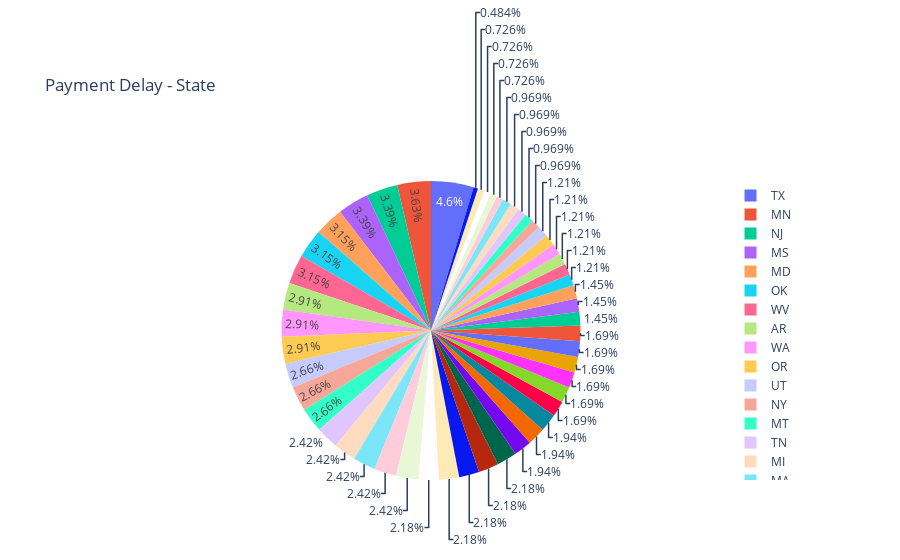
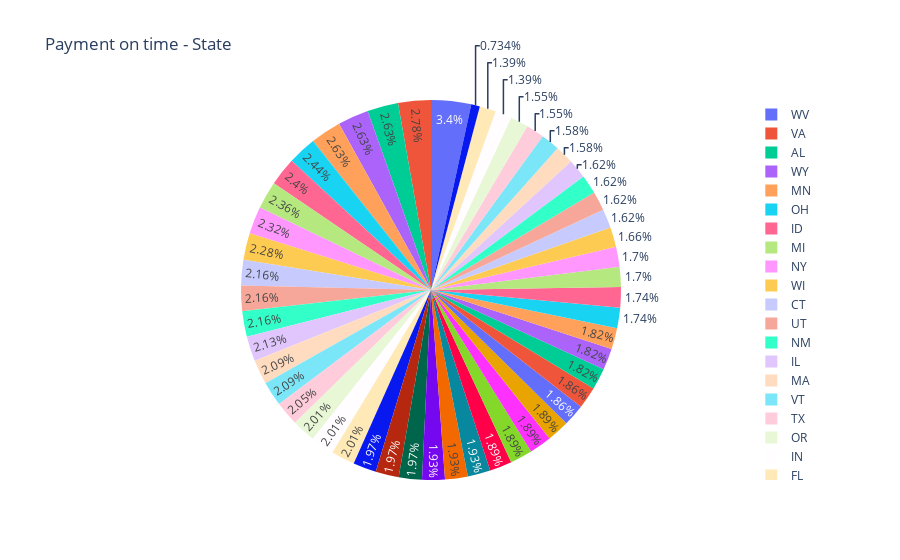

Here is the notebook cell these charts were saved with, in order:
### Code cell
fig = px.pie(df[df['payment_delay'] == 'yes'], names='state', title='Payment Delay - State')
fig.show()

fig = px.pie(df[df['payment_delay'] == 'no'], names='state', title='Payment on time - State')
fig.show()

### Figure 1 — Plotly figure (JSON) as saved in the notebook; plotly's stock layout.template omitted (floating-point values rounded to 4 significant figures; data arrays with more than 128 entries replaced by an {"elided": "..."} marker saying what was removed)
{"data": [{"domain": {"x": [0, 1], "y": [0, 1]}, "hovertemplate": "state=%{label}<extra></extra>", "labels": {"elided": "413 str values"}, "legendgroup": "", "name": "", "showlegend": true, "type": "pie"}], "layout": {"legend": {"tracegroupgap": 0}, "title": {"text": "Payment Delay - State"}}}

### Figure 2 — Plotly figure (JSON) as saved in the notebook; plotly's stock layout.template omitted (floating-point values rounded to 4 significant figures; data arrays with more than 128 entries replaced by an {"elided": "..."} marker saying what was removed)
{"data": [{"domain": {"x": [0, 1], "y": [0, 1]}, "hovertemplate": "state=%{label}<extra></extra>", "labels": {"elided": "2587 str values"}, "legendgroup": "", "name": "", "showlegend": true, "type": "pie"}], "layout": {"legend": {"tracegroupgap": 0}, "title": {"text": "Payment on time - State"}}}
